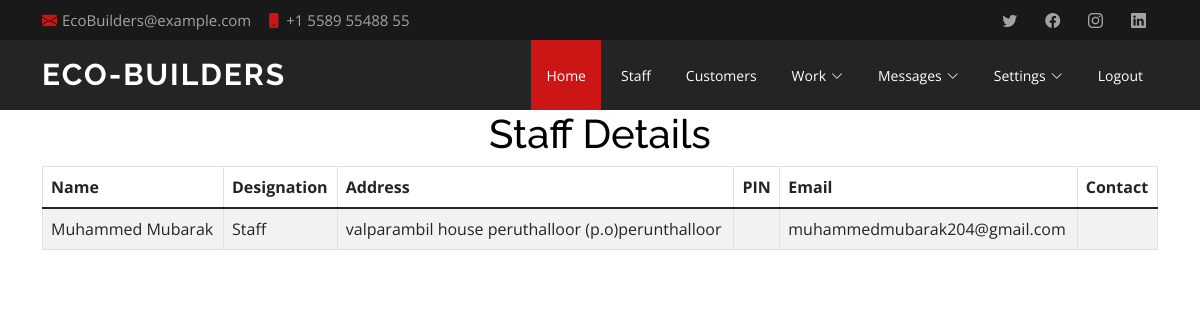
The page /staff_staff_details_view on the database its author committed.
### myapp/models.py (models this page shows)
class staff_details(models.Model):
    user_id = models.IntegerField()
    fname = models.CharField(max_length=100)
    lname = models.CharField(max_length=100)
    desg_id = models.IntegerField()
    addr = models.CharField(max_length=500)
    pin = models.CharField(max_length=10)
    email = models.CharField(max_length=150)
    contact = models.CharField(max_length=20)
    status = models.CharField(max_length=10)

class designation_master(models.Model):
    designation_name = models.CharField(max_length=100)

### myapp/views.py (the view)
# urls.py: path('staff_staff_details_view', views.staff_staff_details_view, name='staff_staff_details_view'),
def staff_staff_details_view(request):
    sl = staff_details.objects.all()
    dl = designation_master.objects.all()
    context ={'staff_list':sl, 'desg_list':dl}
    return render(request, './myapp/staff_staff_details_view.html',context)

### myapp/templates/myapp/staff_staff_details_view.html (shortened to what this page needs)
{% extends 'myapp/staff_base.html' %}
{% load static %}
{% block body %}
<center>
    <h1>Staff Details</h1>
    <div class="container">
    <form role="form" name="frm" action="" method="post">
        <table class="table table-striped table-bordered ">
            <thead class="thead-dark">
            <tr>
                <th>Name</th>
                <th>Designation</th>
                <th>Address</th>
                <th>PIN</th>
                <th>Email
                <th>Contact</th>
            </tr>
            </thead>
            {% for s_l in staff_list %}
            <tbody >
            <tr>
                <td>{{ s_l.fname}} {{ s_l.lname}}</td>
                {% for dl in desg_list %}
                {% if s_l.desg_id == dl.id %}
                <td>{{ dl.designation_name }}</td>
                {% endif %}
                {% endfor %}
                <td>{{ s_l.addr }}</td>
                <td>{{ s_l.pin }}</td>
                <td>{{ s_l.email }}</td>
                <td>{{ s_l.contact }}</td>
            </tr>
            {% endfor %}
        </table>
    </form>
    </div>
</center>
{% endblock %}

### myapp/static/myapp/assets/css/style.css (style rules this page uses)
body { font-family: "Open Sans", sans-serif; color: #444444; }
h1, h2, h3, h4, h5, h6 { font-family: "Raleway", sans-serif; }

### myapp/templates/myapp/staff_base.html (style rules this page uses)
body { color: black; }
label,h1,h2 { color: black; }

### rows shown on the page
staff_details: fname "Muhammed", lname "Mubarak", addr "valparambil house peruthalloor (p.o)perunthalloor", email "muhammedmubarak204@gmail.com"
designation_master: designation_name "Staff"
